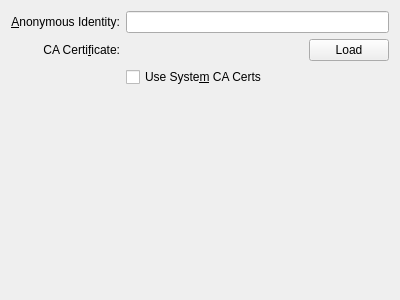
<?xml version="1.0" encoding="UTF-8"?>
<ui version="4.0">
 <class>EapMethodTtlsBase</class>
 <widget class="QWidget" name="EapMethodTtlsBase">
  <property name="geometry">
   <rect>
    <x>0</x>
    <y>0</y>
    <width>400</width>
    <height>300</height>
   </rect>
  </property>
  <layout class="QVBoxLayout" name="verticalLayout">
   <item>
    <layout class="QGridLayout" name="gridLayout">
     <item row="0" column="0">
      <widget class="QLabel" name="label">
       <property name="text">
        <string>&amp;Anonymous Identity:</string>
       </property>
       <property name="alignment">
        <set>Qt::AlignRight|Qt::AlignTrailing|Qt::AlignVCenter</set>
       </property>
       <property name="buddy">
        <cstring>leAnonIdentity</cstring>
       </property>
      </widget>
     </item>
     <item row="0" column="1">
      <widget class="KLineEdit" name="leAnonIdentity"/>
     </item>
     <item row="1" column="0">
      <widget class="QLabel" name="label_3">
       <property name="text">
        <string>CA Certi&amp;ficate:</string>
       </property>
       <property name="alignment">
        <set>Qt::AlignRight|Qt::AlignTrailing|Qt::AlignVCenter</set>
       </property>
       <property name="buddy">
        <cstring>caCertLoad</cstring>
       </property>
      </widget>
     </item>
     <item row="2" column="1">
      <widget class="QCheckBox" name="chkUseSystemCaCerts">
       <property name="text">
        <string>Use Syste&amp;m CA Certs</string>
       </property>
      </widget>
     </item>
     <item row="1" column="1">
      <layout class="QHBoxLayout" name="horizontalLayout">
       <item>
        <widget class="KLed" name="caCertLed">
         <property name="sizePolicy">
          <sizepolicy hsizetype="Fixed" vsizetype="Fixed">
           <horstretch>0</horstretch>
           <verstretch>0</verstretch>
          </sizepolicy>
         </property>
         <property name="state">
          <enum>KLed::Off</enum>
         </property>
         <property name="look">
          <enum>KLed::Flat</enum>
         </property>
        </widget>
       </item>
       <item>
        <widget class="QLabel" name="caCertLoadedLabel">
         <property name="text">
          <string/>
         </property>
        </widget>
       </item>
       <item>
        <widget class="KPushButton" name="caCertLoad">
         <property name="sizePolicy">
          <sizepolicy hsizetype="Fixed" vsizetype="Fixed">
           <horstretch>0</horstretch>
           <verstretch>0</verstretch>
          </sizepolicy>
         </property>
         <property name="text">
          <string>Load</string>
         </property>
        </widget>
       </item>
      </layout>
     </item>
    </layout>
   </item>
   <item>
    <spacer name="verticalSpacer">
     <property name="orientation">
      <enum>Qt::Vertical</enum>
     </property>
     <property name="sizeHint" stdset="0">
      <size>
       <width>20</width>
       <height>0</height>
      </size>
     </property>
    </spacer>
   </item>
  </layout>
 </widget>
 <customwidgets>
  <customwidget>
   <class>KLed</class>
   <extends>QWidget</extends>
   <header>kled.h</header>
  </customwidget>
  <customwidget>
   <class>KPushButton</class>
   <extends>QPushButton</extends>
   <header>kpushbutton.h</header>
  </customwidget>
  <customwidget>
   <class>KLineEdit</class>
   <extends>QLineEdit</extends>
   <header>klineedit.h</header>
  </customwidget>
 </customwidgets>
 <resources/>
 <connections>
  <connection>
   <sender>chkUseSystemCaCerts</sender>
   <signal>toggled(bool)</signal>
   <receiver>caCertLoad</receiver>
   <slot>setDisabled(bool)</slot>
   <hints>
    <hint type="sourcelabel">
     <x>258</x>
     <y>72</y>
    </hint>
    <hint type="destinationlabel">
     <x>364</x>
     <y>44</y>
    </hint>
   </hints>
  </connection>
 </connections>
</ui>
